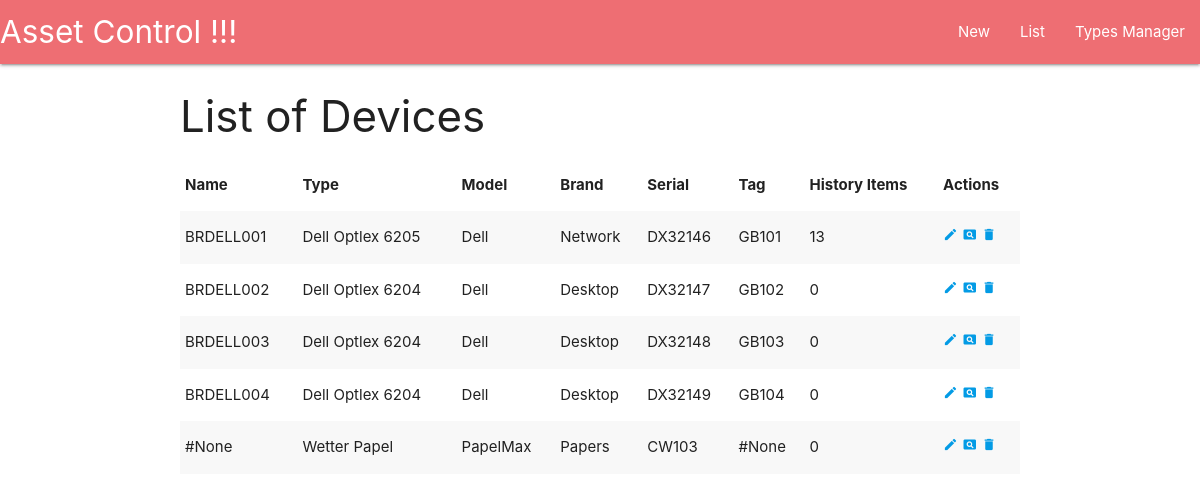
Page /devices/ on the committed database.
### devices/models.py (models this page shows, shortened)
class Device(models.Model):
    serial_number = models.CharField(max_length=40, null=False, blank=False)
    tag = models.CharField(max_length=20, null=False, blank=True)
    model = models.CharField(max_length=30, null=False, blank=False)
    brand = models.CharField(max_length=30, null=False, blank=False)
    name = models.CharField(max_length=40, null=False, blank=False)
    type = models.ForeignKey(Type, related_name='devices', null=False)
    created = models.DateField(auto_created=True, auto_now_add=True)

class Type(models.Model):
    name = models.CharField(max_length=40, null=False, blank=False)

### devices/views.py (the view)
# urls.py: url(r'^devices/$', views.DeviceListView.as_view(), name='list'),
class DeviceListView(ListView):
    model = Device
    template_name = 'devices/list.html'
    context_object_name = 'devices'

### devices/templates/devices/list.html
{% extends 'app/base.html' %}
{% block content %}
    <h3>List of Devices</h3>
    <table class="striped responsive-table">
        <thead>
            <tr>
                <th>Name</th>
                <th>Type</th>
                <th>Model</th>
                <th>Brand</th>
                <th>Serial</th>
                <th>Tag</th>
                <th>History Items</th>
                <th>Actions</th>
            </tr>
        </thead>
        <tbody>
            {% for device in devices %}
                <tr>
                    <td>{{device.name}}</td>
                    <td>{{device.model}}</td>
                    <td>{{device.brand}}</td>
                    <td>{{device.type.name}}</td>
                    <td>{{device.serial_number}}</td>
                    <td>{{device.tag}}</td>
                    <td>{{device.history_items.count}}</td>
                    <td>
                        <a href="{% url 'devices:update' device.pk %}"><i class="tiny material-icons">edit</i></a>
                        <a href="{% url 'devices:details' device.pk %}"><i class="tiny material-icons">pageview</i></a>
                        <a href="#"><i class="tiny material-icons">delete</i></a>
                    </td>
                </tr>
            {% endfor %}
        </tbody>
    </table>
{% endblock %}

### rows in the picture
Device: name "BRDELL001", model "Dell Optlex 6205", brand "Dell", type.name "Network", serial_number "DX32146", tag "GB101", history_items.count "13"
Device: name "BRDELL002", model "Dell Optlex 6204", brand "Dell", type.name "Desktop", serial_number "DX32147", tag "GB102", history_items.count "0"
Device: name "BRDELL003", model "Dell Optlex 6204", brand "Dell", type.name "Desktop", serial_number "DX32148", tag "GB103", history_items.count "0"
Device: name "BRDELL004", model "Dell Optlex 6204", brand "Dell", type.name "Desktop", serial_number "DX32149", tag "GB104", history_items.count "0"
Device: name "#None", model "Wetter Papel", brand "PapelMax", type.name "Papers", serial_number "CW103", tag "#None", history_items.count "0"
